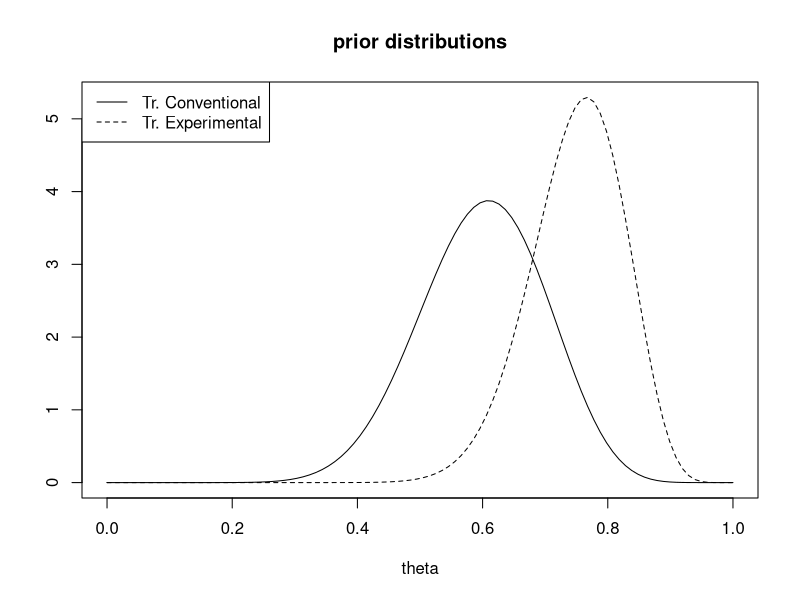
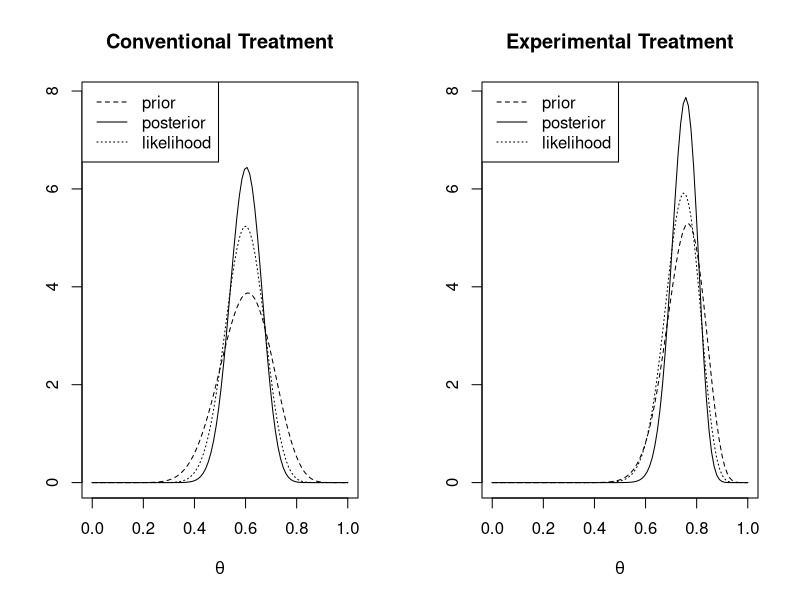
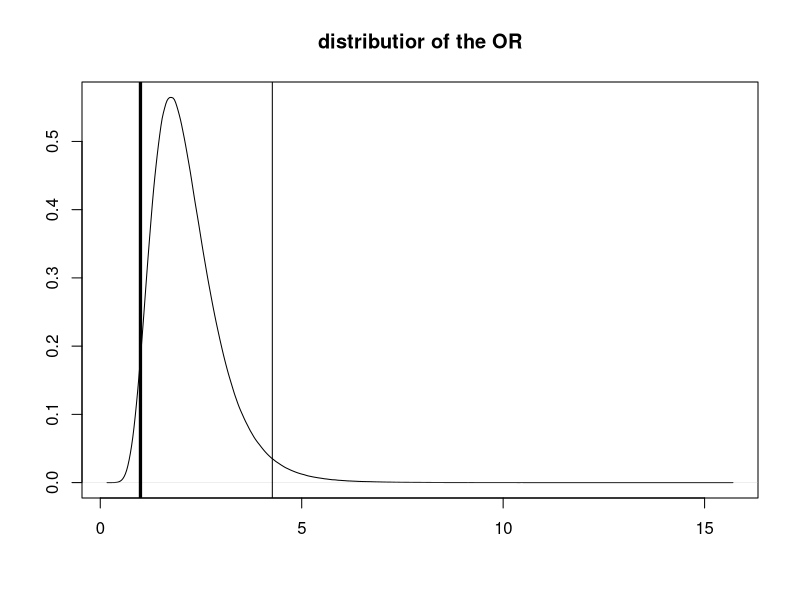

The R source for these figures, in order:


####	prior distribution 


#http://www.wolframalpha.com/
#solve( a/(a+b)=, sqrt((ab)/((a+b)^2*(a+b+1)))=)



prior.C <-c(alpha = 13.8 , beta = 9.2)

prior.E <-c(alpha = 24.25, beta = 8.1)



suport <- seq(from = 0, to = 1, length = 100)
dist.prior.C <- dbeta(suport, prior.C[1], prior.C[2])
dist.prior.E <- dbeta(suport, prior.E[1], prior.E[2])

par(mfrow=c(1,1))

plot(suport,dist.prior.C, ylab="", xlab = "theta", ty="l", ylim=c(0, max(dist.prior.C,dist.prior.E)))
 lines(suport, dist.prior.E, lty=2)
 title("prior distributions")
 legend("topleft",c("Tr. Conventional","Tr. Experimental"), lty=c(1,2))


#	data

N <- 40
y.C <- 24
y.E <- 30



#########  posterior distribution

posterior.C <- c(alpha = prior.C[1] + y.C, beta = prior.C[2] + (N-y.C))
posterior.E <- c(alpha = prior.E[1] + y.E, beta = prior.E[2] + (N-y.E))



####### graph: prior and posterior distribution, and standardaized likelihood function  


dist.posterior.C <- dbeta(suport,posterior.C[1],posterior.C[2])
dist.posterior.E <- dbeta(suport,posterior.E[1],posterior.E[2])


vers.C <- dbinom(y.C,N,suport)/integrate(function(x)dbinom(y.C,N,x), lower = 0, upper = 1, subdivisions=1000)$value
vers.E <- dbinom(y.E,N,suport)/integrate(function(x)dbinom(y.E,N,x), lower = 0, upper = 1, subdivisions=1000)$value


par(mfrow=c(1,2))

plot(suport,dist.prior.C, ylab="", xlab=expression(theta),type="l", ylim=c(0, max(dist.posterior.C,dist.posterior.E)), lty=2)
 lines(suport,dist.posterior.C)
 lines(suport,vers.C, lty=3)
 legend("topleft", c("prior","posterior","likelihood"), lty = c(2,1,3))
 title("Conventional Treatment")


plot(suport,dist.prior.E, ylab="", xlab=expression(theta),type="l", ylim=c(0, max(dist.posterior.C,dist.posterior.E)), lty=2)
 lines(suport,dist.posterior.E)
 lines(suport,vers.E, lty=3)
 legend("topleft", c("prior","posterior","likelihood"), lty = c(2,1,3))
 title("Experimental Treatment")



#  summary results

sortida.C <- matrix(nrow = 7, ncol = 2)

colnames(sortida.C) <- c('prior', 'posterior')
rownames(sortida.C) <- c('alpha', 'beta', 'mean', 'variance', '2,5%', 'median', '97.5%')


sortida.C[1:2, 1] <- prior.C
sortida.C[3, 1] <- prior.C[1]/(prior.C[1] + prior.C[2])
sortida.C[4, 1] <- (prior.C[1]*prior.C[2])/(((prior.C[1]+prior.C[2])^2)*(prior.C[1]+prior.C[2]+1))
sortida.C[5, 1] <- qbeta(0.025, prior.C[1], prior.C[2])
sortida.C[6, 1] <- qbeta(0.5, prior.C[1], prior.C[2])
sortida.C[7, 1] <- qbeta(0.975, prior.C[1], prior.C[2])

sortida.C[1:2, 2] <- posterior.C
sortida.C[3, 2] <- posterior.C[1]/(posterior.C[1] + posterior.C[2])
sortida.C[4, 2] <- (posterior.C[1]*posterior.C[2])/(((posterior.C[1]+posterior.C[2])^2)*(posterior.C[1]+posterior.C[2]+1))
sortida.C[5, 2] <- qbeta(0.025, posterior.C[1], posterior.C[2])
sortida.C[6, 2] <- qbeta(0.5, posterior.C[1], posterior.C[2])
sortida.C[7, 2] <- qbeta(0.975, posterior.C[1], posterior.C[2])


sortida.E <- matrix(nrow = 7, ncol = 2)

colnames(sortida.E) <-  c('prior', 'posterior')
rownames(sortida.E) <- c('alpha', 'beta', 'mean', 'variance', '2,5%', 'median', '97.5%')


sortida.E[1:2, 1] <- prior.E
sortida.E[3, 1] <- prior.E[1]/(prior.E[1] + prior.E[2])
sortida.E[4, 1] <- (prior.E[1]*prior.E[2])/(((prior.E[1]+prior.E[2])^2)*(prior.E[1]+prior.E[2]+1))
sortida.E[5, 1] <- qbeta(0.025, prior.E[1], prior.E[2])
sortida.E[6, 1] <- qbeta(0.5, prior.E[1], prior.E[2])
sortida.E[7, 1] <- qbeta(0.975, prior.E[1], prior.E[2])

sortida.E[1:2, 2] <- posterior.E
sortida.E[3, 2] <- posterior.E[1]/(posterior.E[1] + posterior.E[2])
sortida.E[4, 2] <- (posterior.E[1]*posterior.E[2])/(((posterior.E[1]+posterior.E[2])^2)*(posterior.E[1]+posterior.E[2]+1))
sortida.E[5, 2] <- qbeta(0.025, posterior.E[1], posterior.E[2])
sortida.E[6, 2] <- qbeta(0.5, posterior.E[1], posterior.E[2])
sortida.E[7, 2] <- qbeta(0.975, posterior.E[1], posterior.E[2])


round(sortida.C, 3)
round(sortida.E, 3)




# comparing to proportions throug simulations


M <- 10000000

z.posterior.C <- rbeta(M, posterior.C[1], posterior.C[2])
z.posterior.E <- rbeta(M, posterior.E[1], posterior.E[2])

sum(z.posterior.E>z.posterior.C)/M




# computing OR

OR <- (z.posterior.E/(1-z.posterior.E))/(z.posterior.C/(1-z.posterior.C))

par(mfrow=c(1,1))
plot(density(OR), ylab = "", xlab = "", main = "distributior of the OR")

abline(v=c(quantile(OR, 0.025),quantile(OR, 0.975)))
abline(v=1, lwd=3)

quantile(OR, 0.025)
quantile(OR, 0.975)
mean(OR)

sum(OR>1)/M





